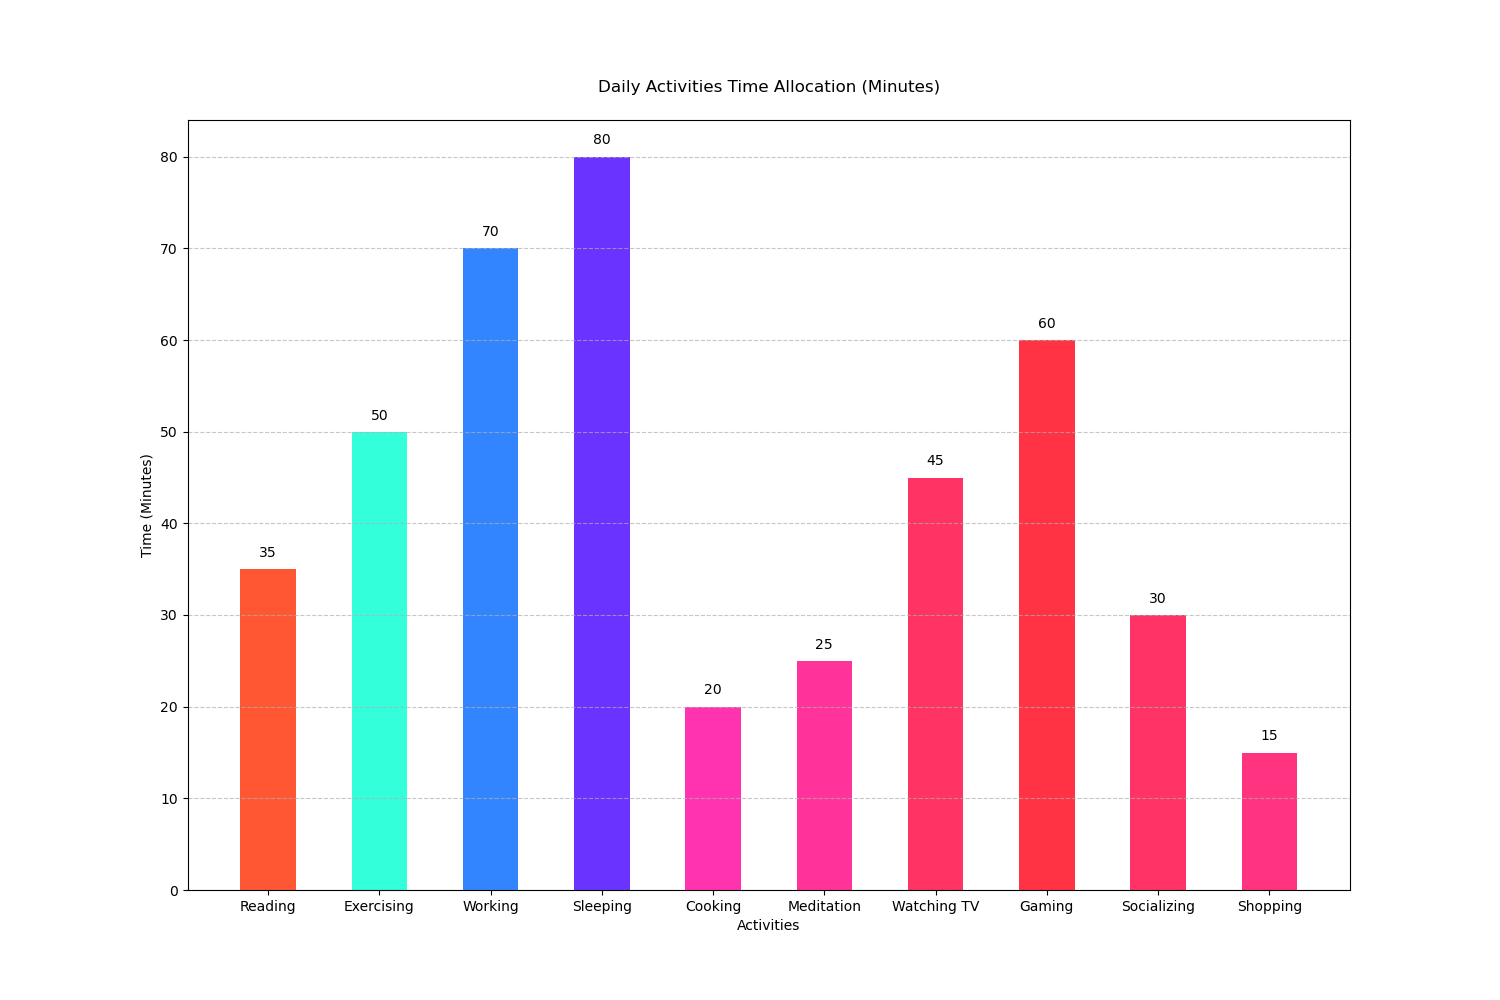

The Python source for this figure:

import matplotlib.pyplot as plt

# Data
categories = ['Reading', 'Exercising', 'Working', 'Sleeping', 'Cooking', 'Meditation', 'Watching TV', 'Gaming', 'Socializing', 'Shopping']
values = [35, 50, 70, 80, 20, 25, 45, 60, 30, 15]

# Color codes for each bar
colors = ['#FF5733', '#33FFDA', '#3385FF', '#6B33FF', '#FF33B0', '#FF339A', '#FF3364', '#FF3344', '#FF3366', '#FF3380']

# Bar width
bar_width = 0.5

# Create vertical bar chart
plt.figure(figsize=(15, 10))
bar_container = plt.bar(categories, values, color=colors, width=bar_width)

# Add data labels
for bar in bar_container:
    height = bar.get_height()
    plt.text(bar.get_x() + bar.get_width()/2, height + 1, f'{height}', ha='center', va='bottom')

# Title and labels
plt.title('Daily Activities Time Allocation (Minutes)', pad=20)
plt.xlabel('Activities')
plt.ylabel('Time (Minutes)')

# Customize the grid
plt.grid(axis='y', linestyle='--', alpha=0.7)

# Show plot
plt.show()
